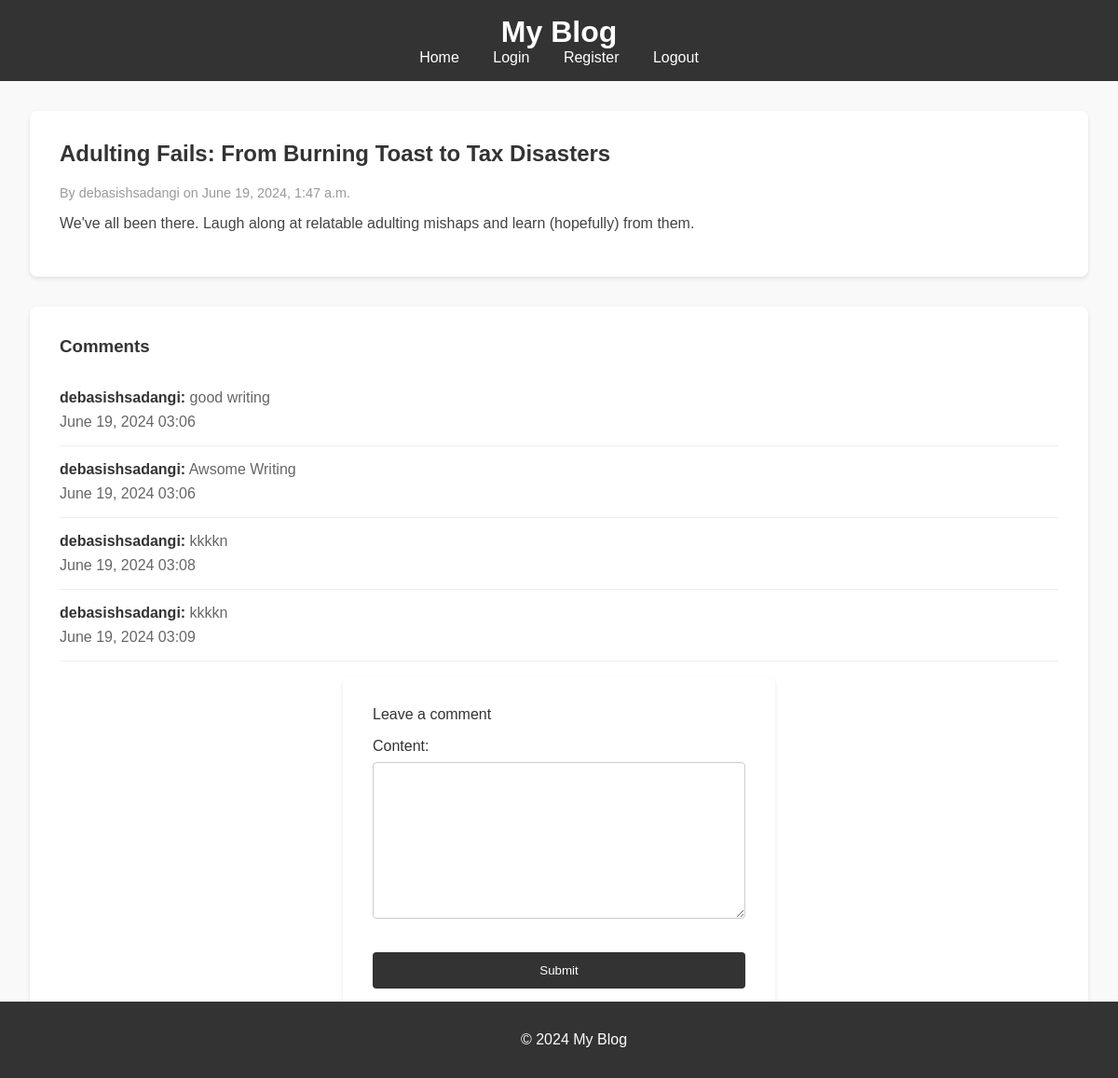
The app's page /blog/view/2 with its own data.
### blog/models.py (models this page shows, shortened)
class Post(models.Model):
    writer = models.ForeignKey(User, on_delete=models.CASCADE)
    title = models.CharField(max_length=255)
    description = models.TextField()
    created_at = models.DateTimeField(default=timezone.now)
    updated_at = models.DateTimeField(auto_now=True)

class Comment(models.Model):
    post = models.ForeignKey(Post, related_name='comments', on_delete=models.CASCADE)
    author = models.ForeignKey(User, on_delete=models.CASCADE)
    content = models.TextField()
    created_at = models.DateTimeField(auto_now_add=True)

### blog/views.py (the view)
# urls.py: path('view/<int:pk>', views.blog_view, name ='view'),
def blog_view(request, pk):
    post = get_object_or_404(Post, pk=pk)
    comments = post.comments.all()
    if request.method == 'POST':
        form = CommentForm(request.POST)
        if form.is_valid():
            comment = form.save(commit=False)
            comment.post = post
            comment.author = request.user
            comment.save()
            return redirect('blog:view', pk=post.pk)
    else:
        form = CommentForm()
    return render(request, 'blog/view.html', {'post': post, 'comments': comments, 'form': form})

### blog/forms.py
class CommentForm(forms.ModelForm):
    class Meta:
        model = Comment
        fields = ['content']

### blog/Templates/blog/view.html (shortened to what this page needs)
{% extends 'layout.html' %}
{% block content %}
    <article id="post">
        <h2>{{post.title}}</h2>
        <p class="author">By {{post.writer}} on <time>{{post.created_at}}</time></p>
        <div class="post-content">
            <p>{{post.description}}</p>
        </div>
    </article>
    <section id="comments">
        <h3>Comments</h3>
        {% for comment in comments %}
            <div class="comment">
                <p><strong>{{ comment.author.username }}:</strong> {{ comment.content }}</p>
                <p class="comment-date">{{ comment.created_at|date:"F d, Y H:i" }}</p>
            </div>
            {% empty %}
            <p>No comments yet. Be the first to comment!</p>
        {% endfor %}
        <form id="comment-form" method="POST">
            <label for="comment">Leave a comment</label>
            {{ form.as_p }}
            <button type="submit">Submit</button>
        </form>
    </section>
{% endblock content %}

### static/css/styles.css (style rules this page uses)
body { font-family: Arial, sans-serif; margin: 0; padding: 0; background-color: #f9f9f9; }
form { background-color: #fff; padding: 2rem; border-radius: 8px; max-width: 400px; margin: 0 auto; box-shadow: 0 2px 4px rgba(0, 0, 0, 0.1); }
form label { display: block; margin-bottom: 0.5rem; color: #333; }
form input, form textarea { width: 100%; padding: 0.5rem; margin-bottom: 1rem; border: 1px solid #ccc; border-radius: 4px; box-sizing: border-box; }
form button { width: 100%; padding: 0.75rem; background-color: #333; color: #fff; border: none; border-radius: 4px; cursor: pointer; transition: background-color 0.3s; }
#post { background-color: #fff; padding: 2rem; border-radius: 8px; margin-bottom: 2rem; box-shadow: 0 2px 4px rgba(0, 0, 0, 0.1); }
#post h2 { margin-top: 0; color: #333; }
#post .author { font-size: 0.9rem; color: #999; }
#post .post-content { margin-top: 1rem; color: #444; }
#comments { background-color: #fff; padding: 2rem; border-radius: 8px; box-shadow: 0 2px 4px rgba(0, 0, 0, 0.1); }
#comments h3 { margin-top: 0; color: #333; }
.comment { border-bottom: 1px solid #eee; padding: 0.5rem 0; }
.comment p { margin: 0.5rem 0; color: #666; }
.comment strong { color: #333; }
#comment-form { margin-top: 1rem; }
#comment-form label { display: block; margin-bottom: 0.5rem; color: #333; }
#comment-form textarea { width: 100%; padding: 0.5rem; margin-bottom: 1rem; border: 1px solid #ccc; border-radius: 4px; box-sizing: border-box; }
#comment-form button { padding: 0.75rem 1.5rem; background-color: #333; color: #fff; border: none; border-radius: 4px; cursor: pointer; transition: background-color 0.3s; }

### records on screen
Post: title "Adulting Fails: From Burning Toast to Tax Disasters", writer "debasishsadangi", created_at "June 19, 2024, 1:47 a.m.", description "We've all been there. Laugh along at relatable adulting mishaps and learn (hopefully) from them."
Comment: author.username "debasishsadangi", content "good writing", created_at "June 19, 2024 03:06"
Comment: author.username "debasishsadangi", content "Awsome Writing", created_at "June 19, 2024 03:06"
Comment: author.username "debasishsadangi", content "kkkkn", created_at "June 19, 2024 03:08"
Comment: author.username "debasishsadangi", content "kkkkn", created_at "June 19, 2024 03:09"
